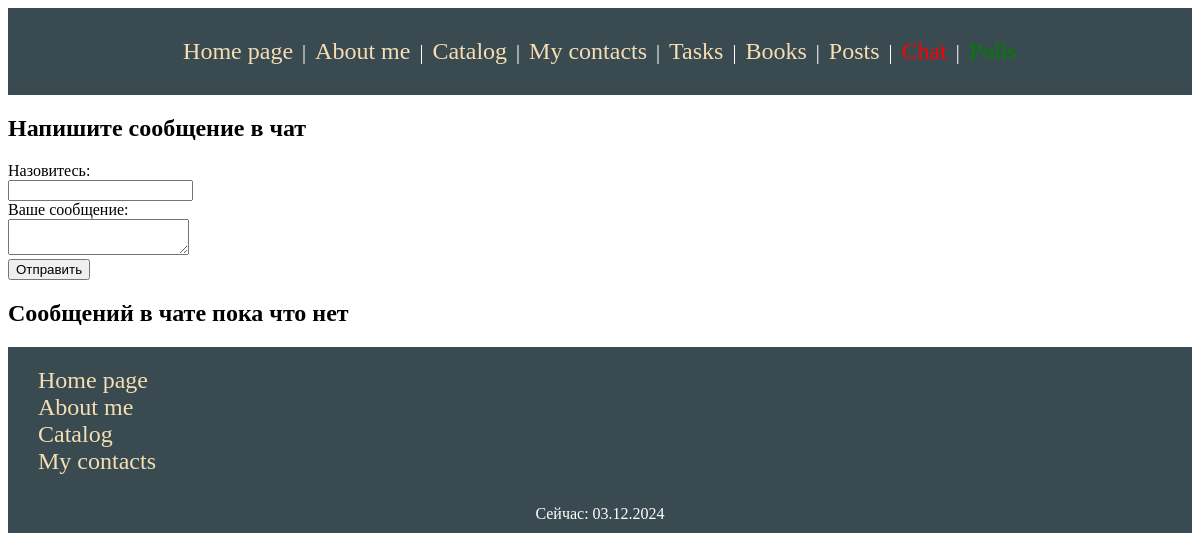
/chat/, run on an earlier commit of the app's database.
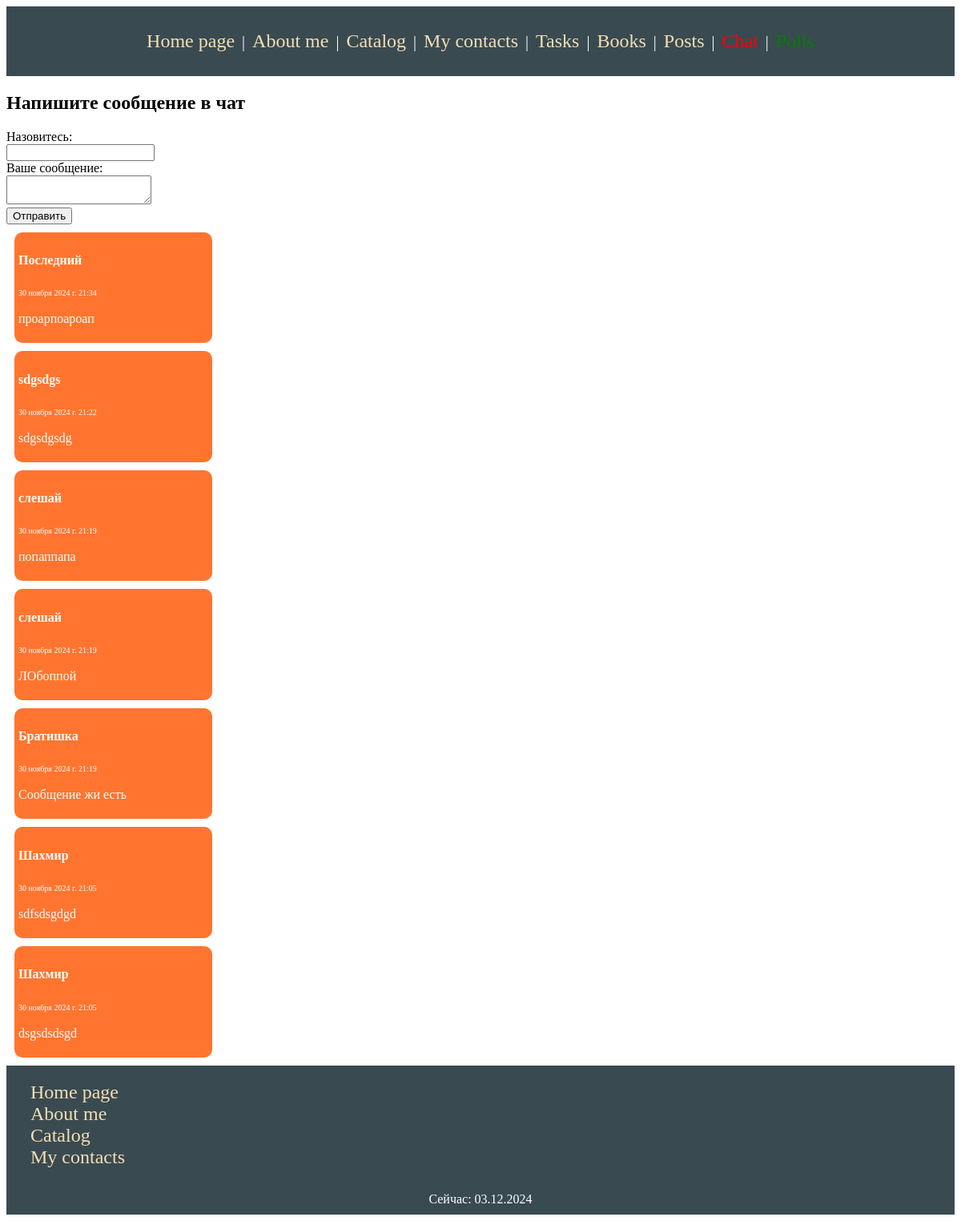
And on a later commit of the database.
### block/models/message.py (models this page shows)
class Message(models.Model):
    author = models.OneToOneField(Author, on_delete= models.CASCADE, primary_key=True)
    content = models.TextField(max_length=1024, validators=[MinLengthValidator(10)])
    create_at = models.DateTimeField(auto_now_add=True)

class Author(models.Model):
    author = models.CharField(max_length=25, validators=[MinLengthValidator(3)])

### block/views.py (the view)
# urls.py: path('chat/', views.chat, name='chat'),
def chat(request):
    chat = Message.objects.all().order_by('-create_at')
    aut = Author.objects.all()
    if request.method == 'POST':
        author = Author.objects.create(author=request.POST.get('author'))
        mess = Message(content=request.POST.get('content'))
        author.message = mess
        author.message.save()
        return HttpResponseRedirect('/chat')
    else:
        return render(request, 'Message/chat.html', {'chat': chat, 'aut': aut, 'my_date': datetime.now()})

### block/templates/Message/chat.html (shortened to what this page needs)
{% extends "base.html" %}
{% block content %}
<h2>Напишите сообщение в чат</h2>
<form method="POST">
    <label>Назовитесь:</label><br>
    <input type="text" name="author"/><br>
    <label>Ваше сообщение:</label><br>
    <textarea name="content"></textarea><br>
    <input type="submit" value="Отправить" /><br>
</form>
<div class="chat">
{% if chat.count > 0 %}
{% for user in chat %}
<div class="chat_post">
    <h4 class="chat_post_aut">{{ user.author.author }}</h4>
    <span class="chat_post_date" style="font-size: 10px">{{ user.create_at }}</span>
    <p class="chat_post_text">{{ user.content }}</p>
</div>
{% endfor %}
{% else %}
    <h2>Сообщений в чате пока что нет</h2>
{% endif %}
</div>
{% endblock content %}

What changed in the data, as far as the page shows it:
added Message: author.author "Последний", create_at "30 ноября 2024 г. 21:34", content "проарпоароап"
added Message: author.author "sdgsdgs", create_at "30 ноября 2024 г. 21:22", content "sdgsdgsdg"
added Message: author.author "слешай", create_at "30 ноября 2024 г. 21:19", content "попаппапа"
added Message: author.author "слешай", create_at "30 ноября 2024 г. 21:19", content "ЛОбоппой"
added Message: author.author "Братишка", create_at "30 ноября 2024 г. 21:19", content "Сообщение жи есть"
added Message: author.author "Шахмир", create_at "30 ноября 2024 г. 21:05", content "sdfsdsgdgd"
added Message: author.author "Шахмир", create_at "30 ноября 2024 г. 21:05", content "dsgsdsdsgd"
Also different on the page:
text no longer shown: "Сообщений в чате пока что нет"
